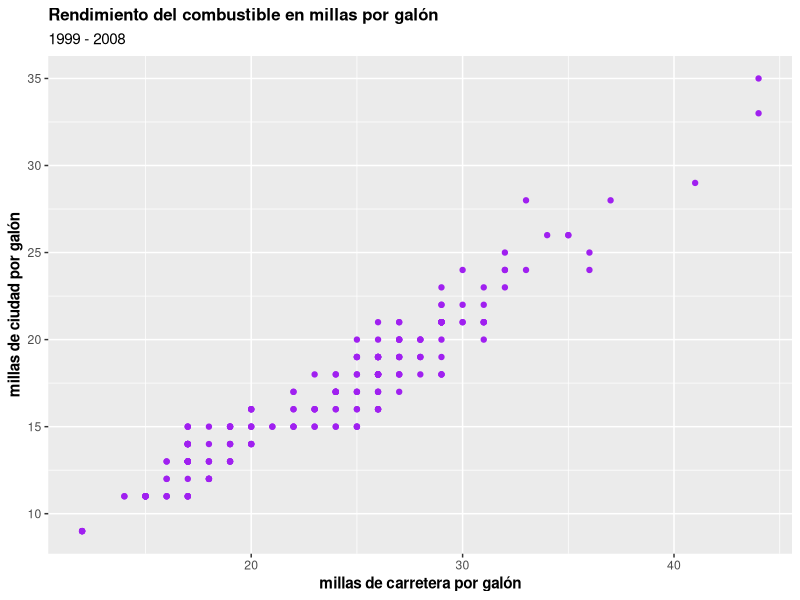
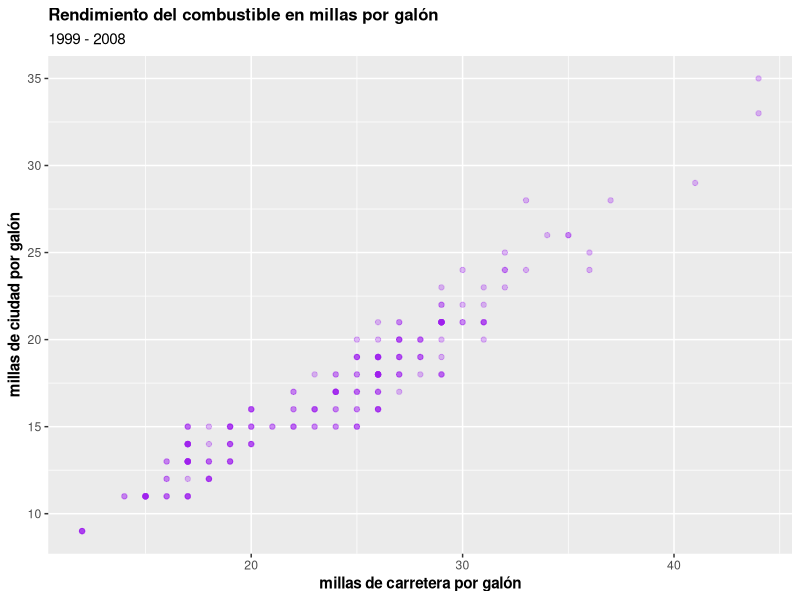
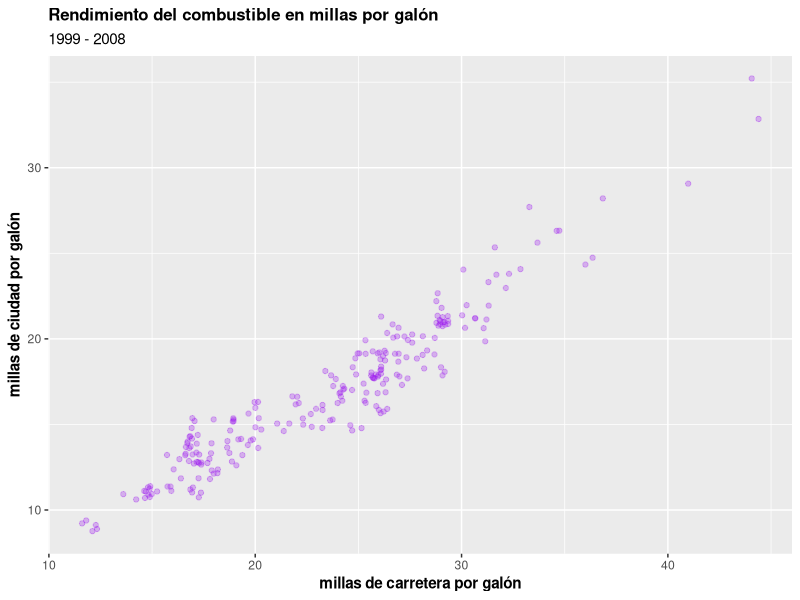
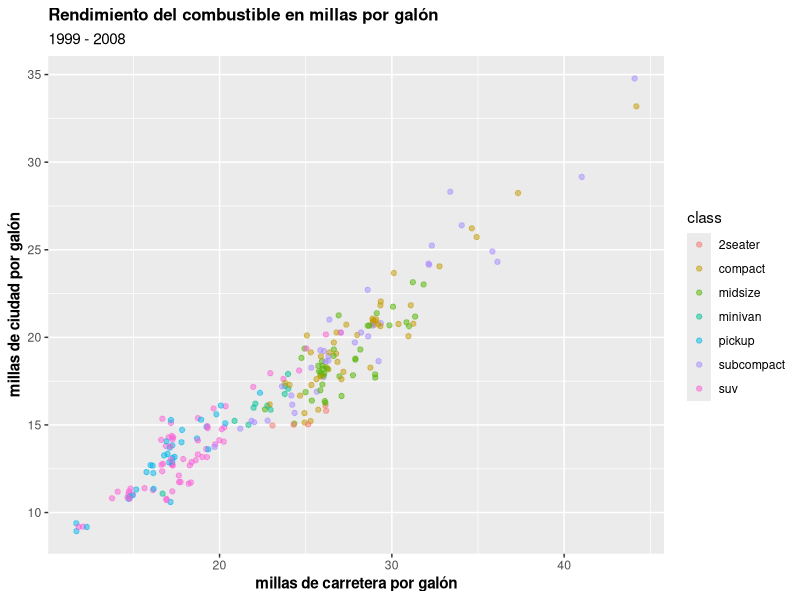
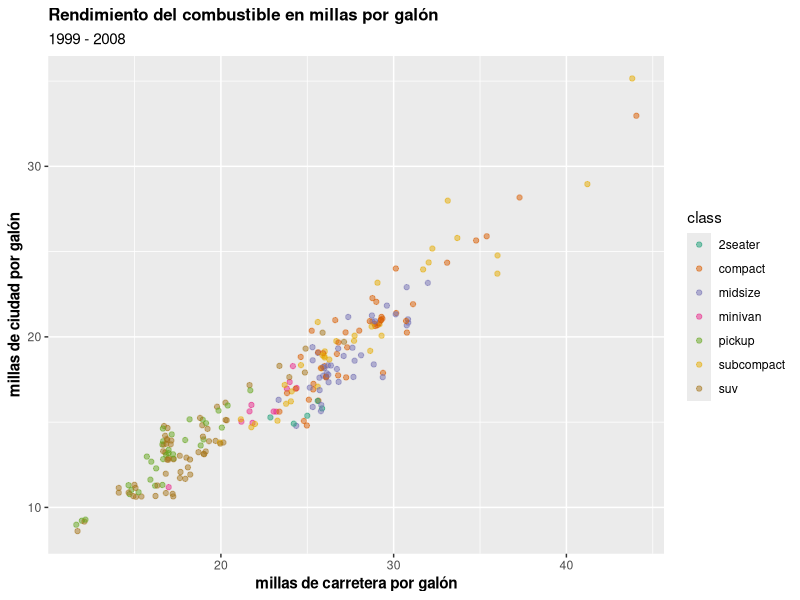
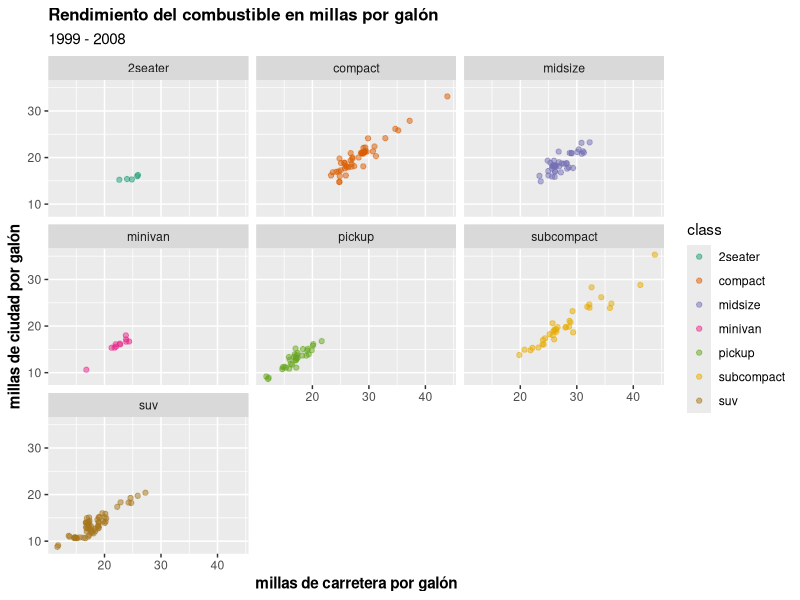

Generate these figures, in order, with R:
## ---- chunk 1
knitr::opts_chunk$set(echo = TRUE)
## ---- chunk 2
library(ggplot2)
ggplot(mpg, aes(hwy, cty)) + geom_point(color = "purple") + 
  ggtitle("Rendimiento del combustible en millas por galón") +
  labs(x = "millas de carretera por galón", y = "millas de ciudad por galón", subtitle = "1999 - 2008") + 
  theme (plot.title = element_text(size = rel(1.1), face = "bold")) + 
  theme(axis.title = element_text(face = "bold"))

## ---- chunk 3
ggplot(mpg, aes(hwy, cty)) + geom_point(color = "purple", alpha = 0.3) +
  ggtitle("Rendimiento del combustible en millas por galón") +
  labs(x = "millas de carretera por galón", y = "millas de ciudad por galón", subtitle = "1999 - 2008") + 
  theme (plot.title = element_text(size = rel(1.1), face = "bold")) + 
  theme(axis.title = element_text(face = "bold"))

## ---- chunk 4
ggplot(mpg, aes(hwy, cty)) + geom_jitter(color = "purple", alpha = 0.3) +
  ggtitle("Rendimiento del combustible en millas por galón") +
  labs(x = "millas de carretera por galón", y = "millas de ciudad por galón", subtitle = "1999 - 2008") + 
  theme (plot.title = element_text(size = rel(1.1), face = "bold")) + 
  theme(axis.title = element_text(face = "bold"))

## ---- chunk 5
ggplot(mpg, aes(hwy, cty, color = class)) + geom_jitter(alpha = 0.5) +
  ggtitle("Rendimiento del combustible en millas por galón") +
  labs(x = "millas de carretera por galón", y = "millas de ciudad por galón", subtitle = "1999 - 2008") + 
  theme (plot.title = element_text(size = rel(1.1), face = "bold")) + 
  theme(axis.title = element_text(face = "bold"))

## ---- chunk 6
ggplot(mpg, aes(hwy, cty, color = class)) + geom_jitter(alpha = 0.5) +
  scale_colour_brewer(palette = "Dark2") +
  ggtitle("Rendimiento del combustible en millas por galón") +
  labs(x = "millas de carretera por galón", y = "millas de ciudad por galón", subtitle = "1999 - 2008") + 
  theme (plot.title = element_text(size = rel(1.1), face = "bold")) + 
  theme(axis.title = element_text(face = "bold"))

## ---- chunk 7
ggplot(mpg, aes(hwy, cty, color = class)) + geom_jitter(alpha = 0.5) +
  facet_wrap(vars(class)) +
  scale_colour_brewer(palette = "Dark2") +
  ggtitle("Rendimiento del combustible en millas por galón") +
  labs(x = "millas de carretera por galón", y = "millas de ciudad por galón", subtitle = "1999 - 2008") + 
  theme (plot.title = element_text(size = rel(1.1), face = "bold")) + 
  theme(axis.title = element_text(face = "bold"))

